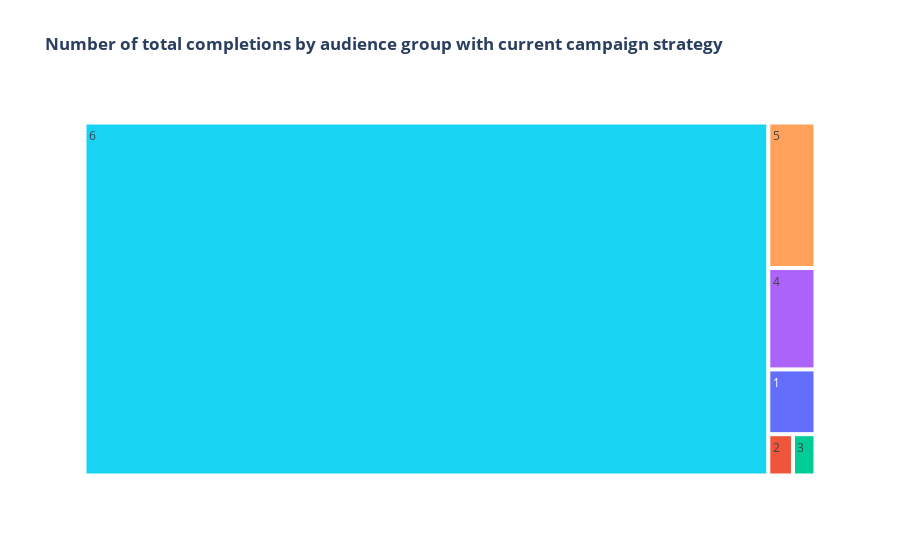

The notebook cell saved with this chart:
### Code cell
# Number of completions by audience group and treemap.
# These were used in the presentation but redrafted to match other treemaps.
fig_completions_aud = px.treemap(
    spend_audience,
    path = ['audience'],
    values = 'tot_completions_byaud_group',
    title = '<b>Number of total completions by audience group with current campaign strategy</b>',  
    color='audience')

# Show the treemap
fig_completions_aud.show()

### Figure 1 — Plotly figure (JSON) as saved in the notebook; plotly's stock layout.template omitted (floating-point values rounded to 4 significant figures)
{"data": [{"branchvalues": "total", "customdata": [["1"], ["2"], ["3"], ["4"], ["5"], ["6"]], "domain": {"x": [0, 1], "y": [0, 1]}, "hovertemplate": "labels=%{label}<br>tot_completions_byaud_group=%{value}<br>parent=%{parent}<br>id=%{id}<br>audience=%{customdata[0]}<extra></extra>", "ids": ["1", "2", "3", "4", "5", "6"], "labels": ["1", "2", "3", "4", "5", "6"], "marker": {"colors": ["#636efa", "#EF553B", "#00cc96", "#ab63fa", "#FFA15A", "#19d3f3"]}, "name": "", "parents": ["", "", "", "", "", ""], "type": "treemap", "values": [69, 23, 21, 108, 155, 5448]}], "layout": {"autosize": true, "legend": {"tracegroupgap": 0}, "title": {"text": "<b>Number of total completions by audience group with current campaign strategy</b>"}}}
